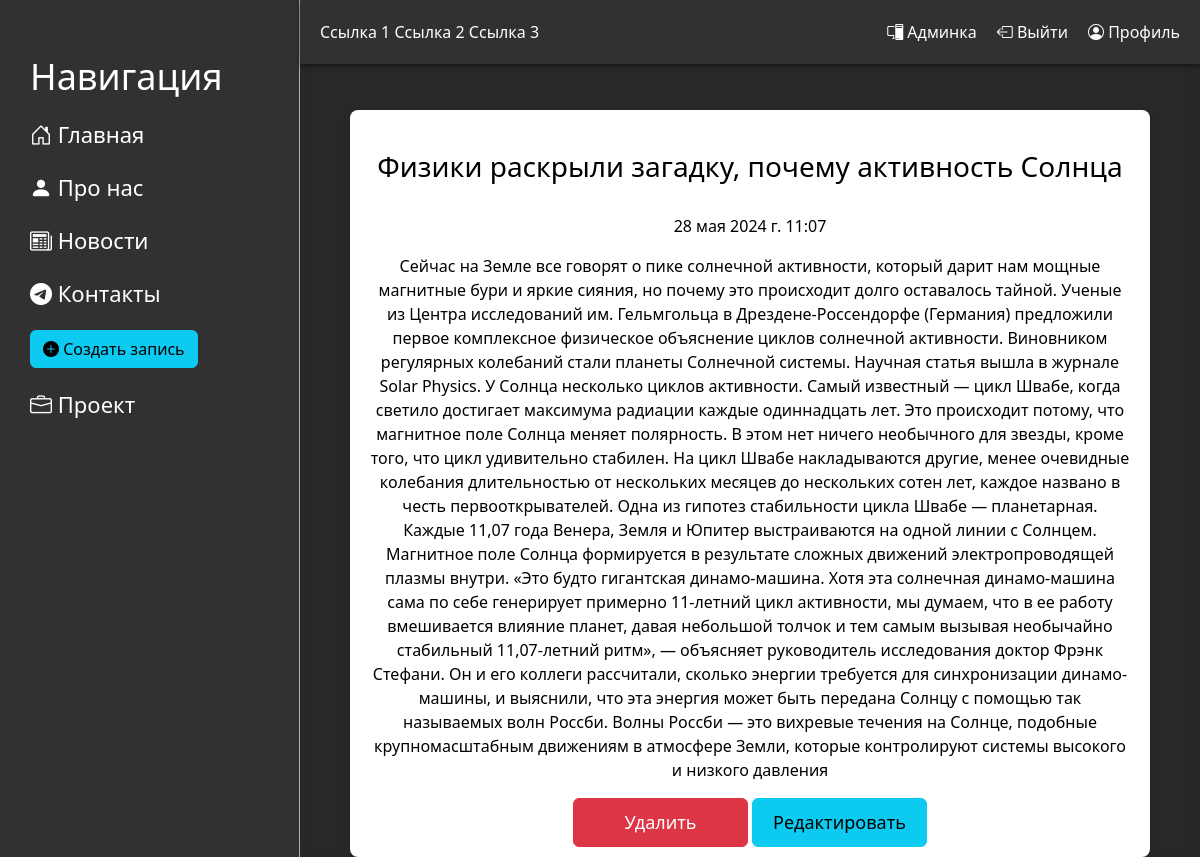
Screenshot of /news/2 (signed in) with the database file from the repository.
### news/models.py (models this page shows, shortened)
class Articles(models.Model):
    title = models.CharField('Название', max_length=50)
    anons = models.CharField('Анонс', max_length=250)
    full_text = models.TextField('Статья')
    date = models.DateTimeField('Дата публикации')
    class Meta:
        verbose_name = 'Новость'
        verbose_name_plural = 'Новости'

### news/views.py (the view)
# urls.py: path('<int:pk>', views.NewsDetailView.as_view(), name="news-detail"),
class NewsDetailView(DetailView):
    model = Articles
    template_name = 'news/detail_view.html'
    context_object_name = 'article'

### news/templates/news/detail_view.html (shortened to what this page needs)
{% extends 'main/layout.html' %}
{% block content  %}
    <div class="features">
        <h1>{{ article.title }}</h1>
        <p>{{ article.date }}</p>
        <p>{{ article.full_text }}</p>
        <div class="btn-del-info">
            <a href="{% url 'news-delete' article.id %}" class="btn btn-danger"> Удалить </a>
            <a href="{% url 'news-update' article.id %}" class="btn btn-info"> Редактировать </a>
        </div>
    </div>
{% endblock %}

### main/static/main/css/main.css (style rules this page uses)
body { background: #2c2c2c; display: flex; height: 100vh; margin: 0; overflow: hidden; position: relative; }
body:before { content: ""; position: absolute; top: 0; left: 0; width: 100%; height: 100%; background-image: url("/static/main/img/mount2.jpg"); background-size: cover; background-position: center; z-index: -1; }
main .features { background: #fff; border-radius: 8px; box-shadow: 0 4px 8px rgba(0, 0, 0, 0.1); padding: 40px 20px 10px; max-width: 800px; width: 100%; text-align: center; color: #000; margin: auto; position: absolute; margin: auto; }
.features h1 { margin-bottom: 30px; font-size: 28px; }
.features .btn { width: 60%; padding: 10px; font-size: 18px; }
.features .btn-del-info .btn { width: 23%; padding: 10px; font-size: 18px; }

### rows the page displays
Articles: title "Физики раскрыли загадку, почему активность Солнца", date "28 мая 2024 г. 11:07", full_text "Сейчас на Земле все говорят о пике солнечной активности, который дарит нам мощные магнитные бури и яркие сияния, но почему это происходит долго оставалось тайной. Ученые из Центра исследований им. Гельмгольца в Дрездене-Россендорфе (Германия) предложили первое комплексное физическое объяснение циклов солнечной активности. Виновником регулярных колебаний стали планеты Солнечной системы. Научная статья вышла в журнале Solar Physics. У Солнца несколько циклов активности. Самый известный — цикл Швабе, когда светило достигает максимума радиации каждые одиннадцать лет. Это происходит потому, что магнитное поле Солнца меняет полярность. В этом нет ничего необычного для звезды, кроме того, что цикл…"
